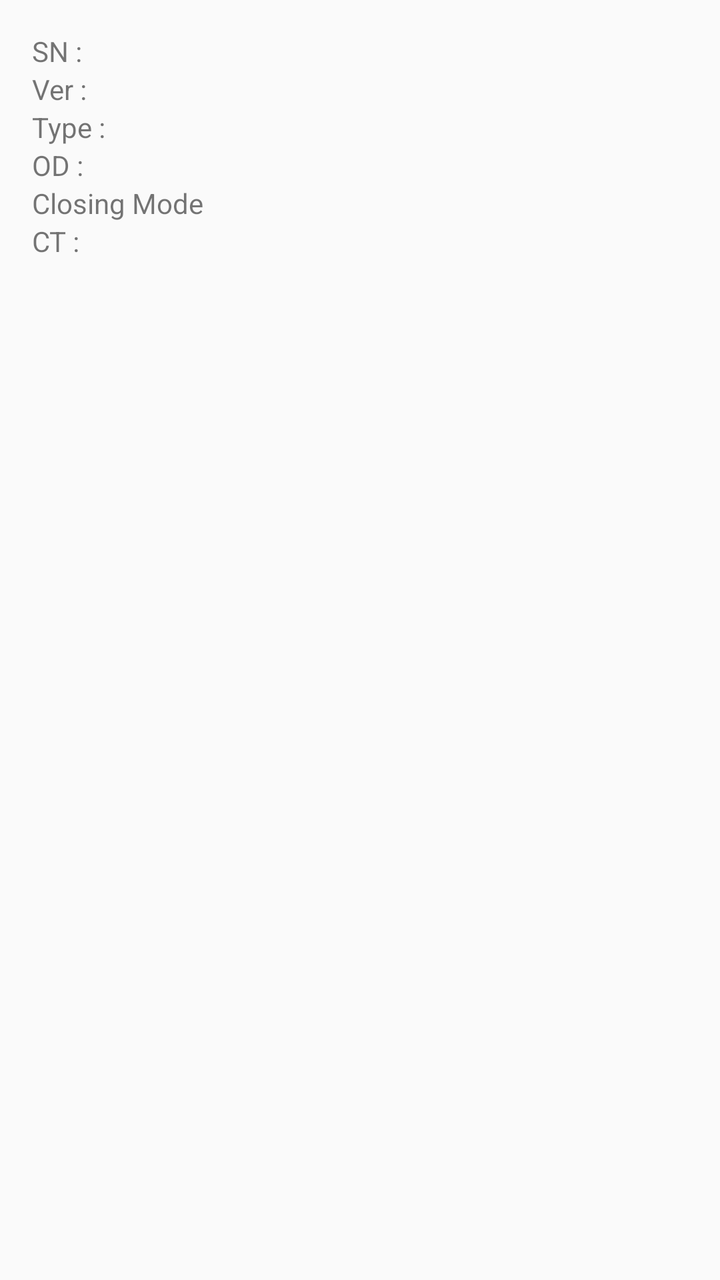
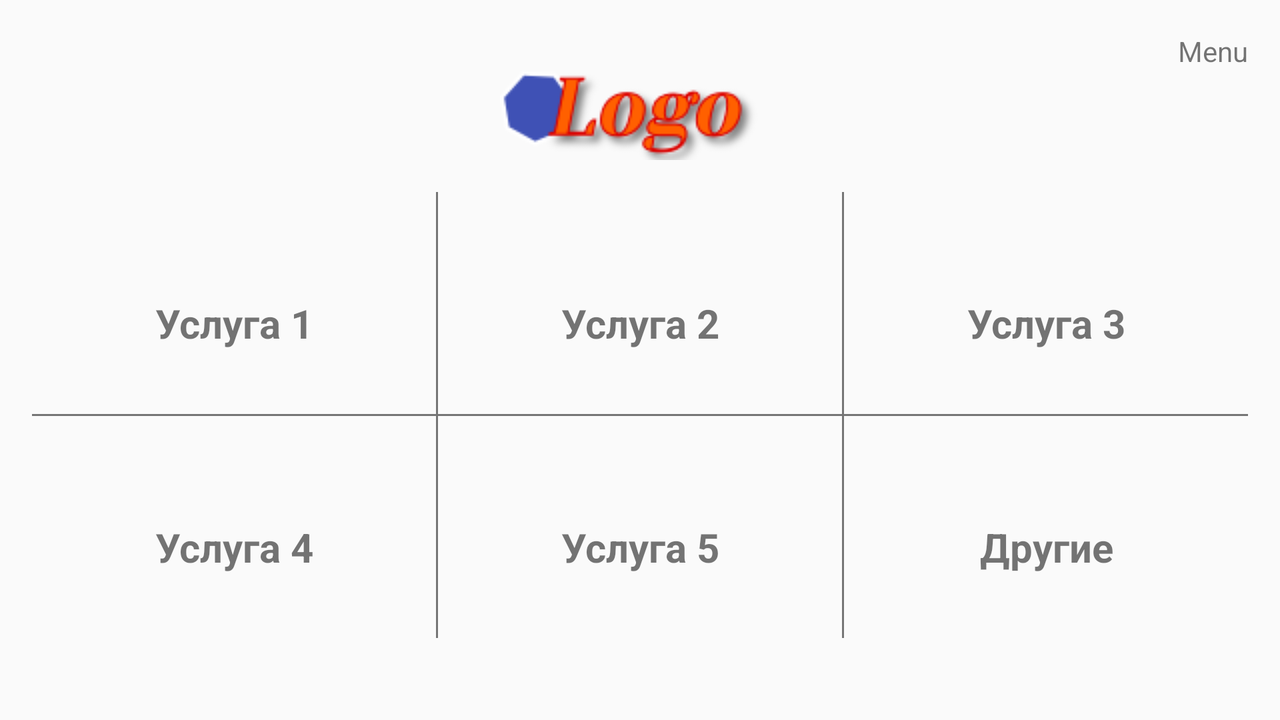

The same Android screen from two of the app's own layout files: first res/layout/ as a phone draws it, then the repository's variant for another configuration, drawn on a device whose configuration selects that folder. Both files follow.
<!-- AndroidManifest.xml: activity theme AppTheme.NoActionBar -->
<!-- res/layout/activity_main_service.xml -->
<?xml version="1.0" encoding="utf-8"?>
<RelativeLayout
    xmlns:android="http://schemas.android.com/apk/res/android"
    xmlns:tools="http://schemas.android.com/tools"
    android:layout_width="match_parent"
    android:layout_height="match_parent"
    android:paddingBottom="@dimen/activity_vertical_margin"
    android:paddingLeft="@dimen/activity_horizontal_margin"
    android:paddingRight="@dimen/activity_horizontal_margin"
    android:paddingTop="@dimen/activity_vertical_margin"
    tools:context="cav.theservices.ui.activitys.MainServiceActivity">

    <GridLayout
        xmlns:android="http://schemas.android.com/apk/res/android"
        android:layout_width="match_parent"
        android:layout_height="wrap_content"
        android:columnCount="2"
        android:rowCount="13" >

        <TextView
            android:layout_gravity="fill_horizontal"
            android:text="SN : " />

        <TextView
            android:id="@+id/snTextView"
            android:layout_gravity="fill_horizontal" />


        <TextView
            android:layout_gravity="fill_horizontal"
            android:text="Ver : " />

        <TextView
            android:id="@+id/verTextView"
            android:layout_gravity="fill_horizontal" />

        <TextView
            android:layout_gravity="fill_horizontal"
            android:text="Type : " />

        <TextView
            android:id="@+id/typeTextView"
            android:layout_gravity="fill_horizontal" />

        <TextView
            android:layout_gravity="fill_horizontal"
            android:text="OD : " />

        <TextView
            android:id="@+id/odTextView"
            android:layout_gravity="fill_horizontal" />

        <TextView
            android:text="Closing Mode"
            android:layout_gravity="fill_horizontal" />

        <TextView
            android:id="@+id/closingModeTextView"
            android:layout_gravity="fill_horizontal" />

        <TextView
            android:text="CT : "
            android:layout_gravity="fill_horizontal" />

    </GridLayout>

</RelativeLayout>
<!-- resources referenced by this layout -->
<resources>
  <dimen name="activity_horizontal_margin">16dp</dimen>
  <dimen name="activity_vertical_margin">16dp</dimen>
  <style name="AppTheme.NoActionBar">
          <item name="windowActionBar">false</item>
          <item name="windowNoTitle">true</item>
      </style>
</resources>
<!-- res/layout-land/activity_main_service.xml (the repository's variant of the layout above) -->
<!-- drawn on the phone turned sideways -->
<?xml version="1.0" encoding="utf-8"?>
<RelativeLayout
    xmlns:android="http://schemas.android.com/apk/res/android"
    xmlns:tools="http://schemas.android.com/tools"
    android:layout_width="match_parent"
    android:layout_height="match_parent"
    xmlns:app="http://schemas.android.com/apk/res-auto"
    android:paddingBottom="@dimen/activity_vertical_margin"
    android:paddingLeft="@dimen/activity_horizontal_margin"
    android:paddingRight="@dimen/activity_horizontal_margin"
    android:paddingTop="@dimen/activity_vertical_margin"
    tools:context="cav.theservices.ui.activitys.MainServiceActivity">

    <ImageView
        android:id="@+id/main_service_logo"
        android:src="@drawable/logo_test"
        android:layout_centerHorizontal="true"
        android:layout_width="wrap_content"
        android:layout_height="wrap_content"/>
    <TextView
        android:text="Menu"
        android:layout_width="wrap_content"
        android:layout_height="wrap_content"
        android:layout_alignParentTop="true"
        android:layout_alignRight="@+id/main_service_grid"
        android:layout_alignEnd="@+id/main_service_grid"/>
    <LinearLayout
        android:id="@+id/main_service_grid"
        android:orientation="vertical"
        android:layout_marginTop="16dp"
        android:layout_below="@+id/main_service_logo"
        android:layout_width="match_parent"
        android:layout_height="wrap_content">
        <LinearLayout
            android:orientation="horizontal"
            android:layout_width="match_parent"
            android:layout_height="wrap_content">

            <LinearLayout
                android:id="@+id/ms_lv_1"
                android:orientation="vertical"
                android:layout_width="match_parent"
                android:layout_height="wrap_content"
                android:layout_weight="1"
                android:paddingBottom="@dimen/main_grid_padding">
                <ImageView
                    android:id="@+id/ms_img1"
                    android:layout_marginTop="@dimen/spasing_img_ms"
                    android:layout_gravity="center"
                    android:layout_width="wrap_content"
                    android:layout_height="@dimen/main_grid_img_heigth"/>
                <TextView
                    android:id="@+id/ms_title_1"
                    android:text="Услуга 1"
                    android:gravity="center"
                    style="@style/Title_Grid_Card"
                    android:layout_width="match_parent"
                    android:layout_height="wrap_content"/>
            </LinearLayout>

            <View
                android:layout_width="1dp"
                android:layout_height="match_parent"
                android:background="@color/app_gray"/>

            <LinearLayout
                android:id="@+id/ms_lv_2"
                android:orientation="vertical"
                android:layout_width="match_parent"
                android:layout_height="wrap_content"
                android:paddingBottom="@dimen/main_grid_padding"
                android:layout_weight="1">
                <ImageView
                    android:id="@+id/ms_img2"
                    android:layout_marginTop="@dimen/spasing_img_ms"
                    android:layout_gravity="center"
                    android:layout_width="wrap_content"
                    android:layout_height="@dimen/main_grid_img_heigth"/>
                <TextView
                    android:id="@+id/ms_title_2"
                    android:text="Услуга 2"
                    android:gravity="center"
                    style="@style/Title_Grid_Card"
                    android:layout_width="match_parent"
                    android:layout_height="wrap_content"/>
            </LinearLayout>
            <View
                android:layout_width="1dp"
                android:layout_height="match_parent"
                android:background="@color/app_gray"/>

            <LinearLayout
                android:id="@+id/ms_lv_3"
                android:orientation="vertical"
                android:layout_width="match_parent"
                android:layout_height="wrap_content"
                android:paddingBottom="@dimen/main_grid_padding"
                android:layout_weight="1">
                <ImageView
                    android:id="@+id/ms_img3"
                    android:layout_marginTop="@dimen/spasing_img_ms"
                    android:layout_gravity="center"
                    android:layout_width="wrap_content"
                    android:layout_height="@dimen/main_grid_img_heigth"/>
                <TextView
                    android:id="@+id/ms_title_3"
                    android:text="Услуга 3"
                    android:gravity="center"
                    style="@style/Title_Grid_Card"
                    android:layout_width="match_parent"
                    android:layout_height="wrap_content"/>
            </LinearLayout>
        </LinearLayout>
        <View
            android:layout_width="match_parent"
            android:layout_height="1dp"
            android:background="@color/app_gray"/>
        <LinearLayout
            android:orientation="horizontal"
            android:layout_width="match_parent"
            android:layout_height="wrap_content">
            <LinearLayout
                android:id="@+id/ms_lv_4"
                android:orientation="vertical"
                android:layout_width="match_parent"
                android:layout_height="wrap_content"
                android:paddingBottom="@dimen/main_grid_padding"
                android:layout_weight="1">
                <ImageView
                    android:id="@+id/ms_img4"
                    android:layout_marginTop="@dimen/spasing_img_ms"
                    android:layout_gravity="center"
                    android:layout_width="wrap_content"
                    android:layout_height="@dimen/main_grid_img_heigth"/>
                <TextView
                    android:id="@+id/ms_title_4"
                    android:text="Услуга 4"
                    android:gravity="center"
                    style="@style/Title_Grid_Card"
                    android:layout_width="match_parent"
                    android:layout_height="wrap_content"/>
            </LinearLayout>

            <View
                android:layout_width="1dp"
                android:layout_height="match_parent"
                android:background="@color/app_gray"/>

            <LinearLayout
                android:id="@+id/ms_lv_5"
                android:orientation="vertical"
                android:layout_width="match_parent"
                android:layout_height="wrap_content"
                android:paddingBottom="@dimen/main_grid_padding"
                android:layout_weight="1">
                <ImageView
                    android:id="@+id/ms_img5"
                    android:layout_marginTop="@dimen/spasing_img_ms"
                    android:layout_gravity="center"
                    android:layout_width="wrap_content"
                    android:layout_height="@dimen/main_grid_img_heigth"/>
                <TextView
                    android:id="@+id/ms_title_5"
                    android:text="Услуга 5"
                    android:gravity="center"
                    style="@style/Title_Grid_Card"
                    android:layout_width="match_parent"
                    android:layout_height="wrap_content"/>
            </LinearLayout>
            <View
                android:layout_width="1dp"
                android:layout_height="match_parent"
                android:background="@color/app_gray"/>

            <LinearLayout
                android:id="@+id/ms_lv_6"
                android:orientation="vertical"
                android:layout_width="match_parent"
                android:layout_height="wrap_content"
                android:paddingBottom="@dimen/main_grid_padding"
                android:layout_weight="1">
                <ImageView
                    android:layout_marginTop="@dimen/spasing_img_ms"
                    android:layout_gravity="center"
                    android:id="@+id/ms_img6"
                    android:src="@drawable/ic_content_paste_black_24dp"
                    android:layout_width="wrap_content"
                    android:layout_height="@dimen/main_grid_img_heigth"/>
                <TextView
                    android:id="@+id/ms_title_6"
                    android:text="Другие"
                    android:gravity="center"
                    style="@style/Title_Grid_Card"
                    android:layout_width="match_parent"
                    android:layout_height="wrap_content"/>
            </LinearLayout>
        </LinearLayout>

    </LinearLayout>


</RelativeLayout>
<!-- resources referenced by the variant -->
<!-- as the phone turned sideways resolves them -->
<resources>
  <color name="app_gray">#757575</color>
  <dimen name="activity_horizontal_margin">16dp</dimen>
  <dimen name="activity_vertical_margin">16dp</dimen>
  <dimen name="main_grid_img_heigth">132px</dimen>
  <dimen name="main_grid_padding">32dp</dimen>
  <dimen name="spasing_img_ms">8dp</dimen>
  <!-- drawable logo_test: png bitmap (drawable, 6533 bytes) -->
  <style name="Title_Grid_Card">
          <item name="android:textStyle">bold</item>
          <item name="android:textSize">20sp</item>
      </style>
  <style name="AppTheme.NoActionBar">
          <item name="windowActionBar">false</item>
          <item name="windowNoTitle">true</item>
      </style>
</resources>
